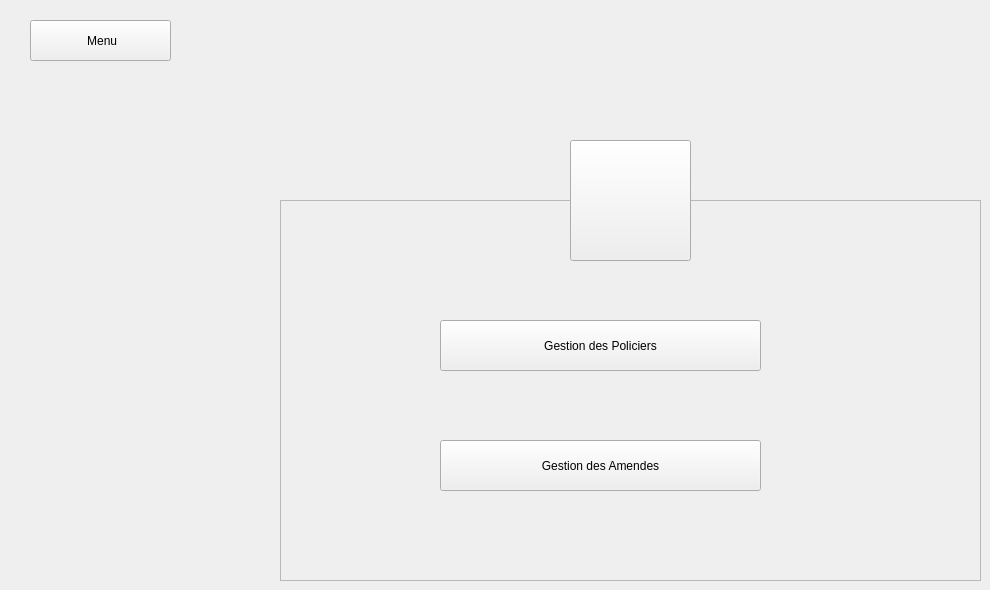
    <widget class="QWidget" name="Gestions">
     <widget class="QPushButton" name="B_BackToMenu">
      <property name="geometry">
       <rect>
        <x>30</x>
        <y>20</y>
        <width>141</width>
        <height>41</height>
       </rect>
      </property>
      <property name="cursor">
       <cursorShape>PointingHandCursor</cursorShape>
      </property>
      <property name="text">
       <string> Menu</string>
      </property>
      <property name="icon">
       <iconset resource="resources.qrc">
        <normaloff>:/resources/image/back-arrow (1).png</normaloff>:/resources/image/back-arrow (1).png</iconset>
      </property>
     </widget>
     <widget class="QFrame" name="frame_3">
      <property name="geometry">
       <rect>
        <x>280</x>
        <y>200</y>
        <width>701</width>
        <height>381</height>
       </rect>
      </property>
      <property name="styleSheet">
       <string notr="true"/>
      </property>
      <property name="frameShape">
       <enum>QFrame::StyledPanel</enum>
      </property>
      <property name="frameShadow">
       <enum>QFrame::Raised</enum>
      </property>
      <widget class="QPushButton" name="B_GestionPolicier">
       <property name="geometry">
        <rect>
         <x>160</x>
         <y>120</y>
         <width>321</width>
         <height>51</height>
        </rect>
       </property>
       <property name="cursor">
        <cursorShape>PointingHandCursor</cursorShape>
       </property>
       <property name="text">
        <string>Gestion des Policiers</string>
       </property>
      </widget>
      <widget class="QPushButton" name="B_GestionAmende_2">
       <property name="geometry">
        <rect>
         <x>160</x>
         <y>240</y>
         <width>321</width>
         <height>51</height>
        </rect>
       </property>
       <property name="cursor">
        <cursorShape>PointingHandCursor</cursorShape>
       </property>
       <property name="styleSheet">
        <string notr="true"/>
       </property>
       <property name="text">
        <string>Gestion des Amendes</string>
       </property>
      </widget>
      <widget class="QToolButton" name="toolButton_12">
       <property name="geometry">
        <rect>
         <x>490</x>
         <y>112</y>
         <width>61</width>
         <height>61</height>
        </rect>
       </property>
       <property name="styleSheet">
        <string notr="true">border-radius:30px;</string>
       </property>
       <property name="text">
        <string/>
       </property>
       <property name="icon">
        <iconset resource="resources.qrc">
         <normaloff>:/resources/image/policeman.png</normaloff>:/resources/image/policeman.png</iconset>
       </property>
       <property name="iconSize">
        <size>
         <width>50</width>
         <height>50</height>
        </size>
       </property>
      </widget>
      <widget class="QToolButton" name="toolButton_13">
       <property name="geometry">
        <rect>
         <x>490</x>
         <y>235</y>
         <width>61</width>
         <height>61</height>
        </rect>
       </property>
       <property name="styleSheet">
        <string notr="true">border-radius:30px;</string>
       </property>
       <property name="text">
        <string/>
       </property>
       <property name="icon">
        <iconset resource="resources.qrc">
         <normaloff>:/resources/image/gdpr.png</normaloff>:/resources/image/gdpr.png</iconset>
       </property>
       <property name="iconSize">
        <size>
         <width>50</width>
         <height>50</height>
        </size>
       </property>
      </widget>
     </widget>
     <widget class="QToolButton" name="toolButton_2">
      <property name="geometry">
       <rect>
        <x>570</x>
        <y>140</y>
        <width>121</width>
        <height>121</height>
       </rect>
      </property>
      <property name="focusPolicy">
       <enum>Qt::TabFocus</enum>
      </property>
      <property name="text">
       <string/>
      </property>
      <property name="icon">
       <iconset resource="resources.qrc">
        <normaloff>:/resources/image/86776531_494504471503098_5865239929629442048_n.png</normaloff>:/resources/image/86776531_494504471503098_5865239929629442048_n.png</iconset>
      </property>
      <property name="iconSize">
       <size>
        <width>62</width>
        <height>62</height>
       </size>
      </property>
     </widget>
    </widget>
